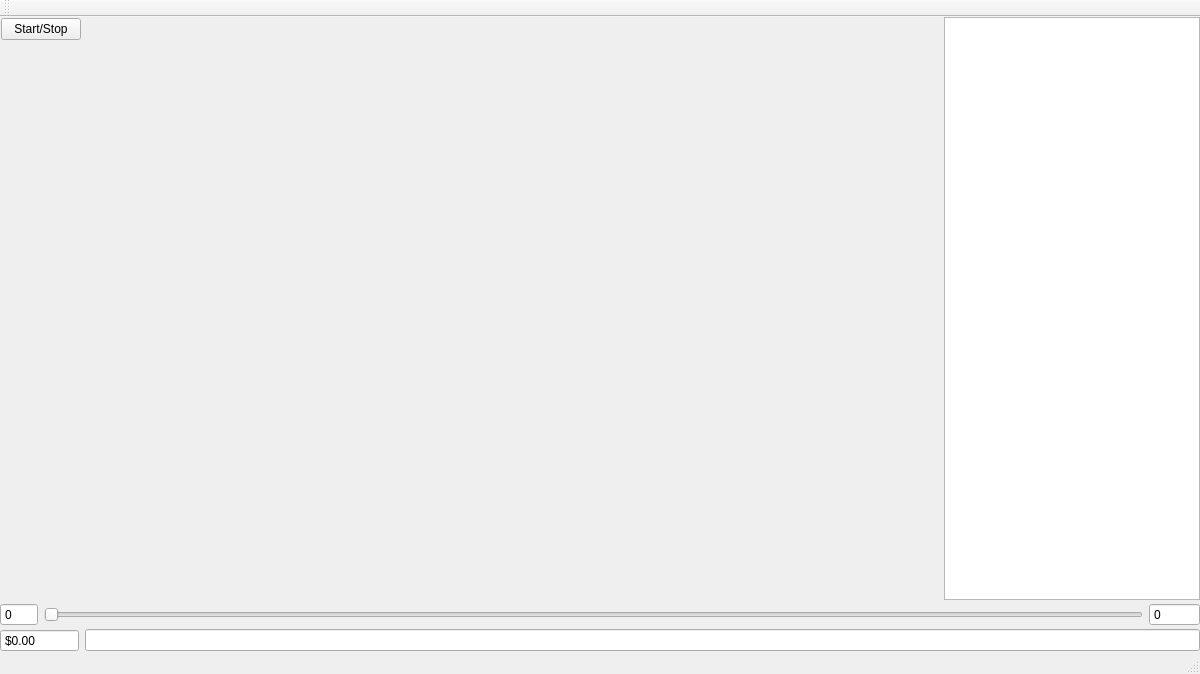
<?xml version="1.0" encoding="UTF-8"?>
<ui version="4.0">
 <class>MainWindow</class>
 <widget class="QMainWindow" name="MainWindow">
  <property name="geometry">
   <rect>
    <x>0</x>
    <y>0</y>
    <width>1200</width>
    <height>674</height>
   </rect>
  </property>
  <property name="windowTitle">
   <string>MainWindow</string>
  </property>
  <widget class="QWidget" name="centralWidget">
   <layout class="QVBoxLayout" name="verticalLayout_3">
    <property name="spacing">
     <number>3</number>
    </property>
    <property name="leftMargin">
     <number>0</number>
    </property>
    <property name="topMargin">
     <number>0</number>
    </property>
    <property name="rightMargin">
     <number>0</number>
    </property>
    <property name="bottomMargin">
     <number>0</number>
    </property>
    <item>
     <layout class="QHBoxLayout" name="horizontalLayout" stretch="0,10,0">
      <item>
       <widget class="QWidget" name="widget" native="true">
        <layout class="QVBoxLayout" name="verticalLayout" stretch="0,1">
         <property name="leftMargin">
          <number>1</number>
         </property>
         <property name="topMargin">
          <number>1</number>
         </property>
         <property name="rightMargin">
          <number>1</number>
         </property>
         <property name="bottomMargin">
          <number>1</number>
         </property>
         <item>
          <widget class="QPushButton" name="startButton">
           <property name="text">
            <string>Start/Stop</string>
           </property>
           <property name="checkable">
            <bool>true</bool>
           </property>
          </widget>
         </item>
         <item>
          <layout class="QFormLayout" name="formLayout"/>
         </item>
        </layout>
       </widget>
      </item>
      <item>
       <layout class="QVBoxLayout" name="verticalLayout_2" stretch="2">
        <property name="leftMargin">
         <number>0</number>
        </property>
        <item>
         <widget class="ACustomPlot" name="acPlot" native="true"/>
        </item>
       </layout>
      </item>
      <item>
       <widget class="QListWidget" name="metricList"/>
      </item>
     </layout>
    </item>
    <item>
     <layout class="QHBoxLayout" name="horizontalLayout_4">
      <item>
       <widget class="QSpinBox" name="spinHash">
        <property name="buttonSymbols">
         <enum>QAbstractSpinBox::NoButtons</enum>
        </property>
        <property name="minimum">
         <number>-1</number>
        </property>
        <property name="maximum">
         <number>9999</number>
        </property>
       </widget>
      </item>
      <item>
       <widget class="QSlider" name="sliderHash">
        <property name="pageStep">
         <number>1</number>
        </property>
        <property name="orientation">
         <enum>Qt::Horizontal</enum>
        </property>
       </widget>
      </item>
      <item>
       <widget class="QSpinBox" name="spinHashVal">
        <property name="readOnly">
         <bool>true</bool>
        </property>
        <property name="buttonSymbols">
         <enum>QAbstractSpinBox::NoButtons</enum>
        </property>
        <property name="minimum">
         <number>-1</number>
        </property>
        <property name="maximum">
         <number>999999999</number>
        </property>
       </widget>
      </item>
     </layout>
    </item>
    <item>
     <layout class="QHBoxLayout" name="horizontalLayout_5">
      <item>
       <widget class="QDoubleSpinBox" name="spinSum">
        <property name="readOnly">
         <bool>false</bool>
        </property>
        <property name="buttonSymbols">
         <enum>QAbstractSpinBox::NoButtons</enum>
        </property>
        <property name="prefix">
         <string>$</string>
        </property>
        <property name="minimum">
         <double>-999999.000000000000000</double>
        </property>
        <property name="maximum">
         <double>999999.000000000000000</double>
        </property>
       </widget>
      </item>
      <item>
       <widget class="QLineEdit" name="labelBundle"/>
      </item>
     </layout>
    </item>
   </layout>
   <zorder></zorder>
   <zorder></zorder>
  </widget>
  <widget class="QMenuBar" name="menuBar">
   <property name="geometry">
    <rect>
     <x>0</x>
     <y>0</y>
     <width>1200</width>
     <height>21</height>
    </rect>
   </property>
  </widget>
  <widget class="QToolBar" name="mainToolBar">
   <property name="enabled">
    <bool>true</bool>
   </property>
   <attribute name="toolBarArea">
    <enum>TopToolBarArea</enum>
   </attribute>
   <attribute name="toolBarBreak">
    <bool>false</bool>
   </attribute>
  </widget>
  <widget class="QStatusBar" name="statusBar"/>
 </widget>
 <layoutdefault spacing="6" margin="11"/>
 <customwidgets>
  <customwidget>
   <class>ACustomPlot</class>
   <extends>QWidget</extends>
   <header>ACChart/acustomplot.h</header>
   <container>1</container>
  </customwidget>
 </customwidgets>
 <resources/>
 <connections/>
</ui>
